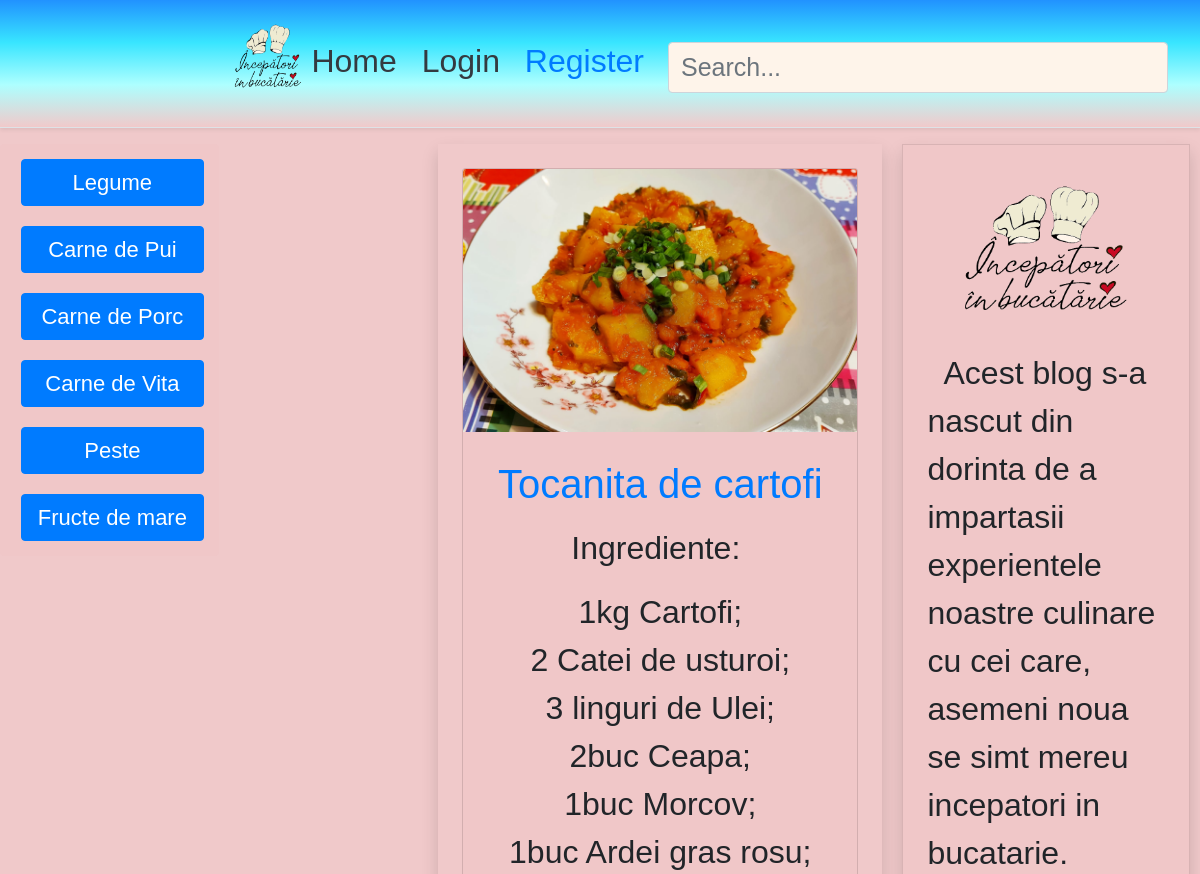
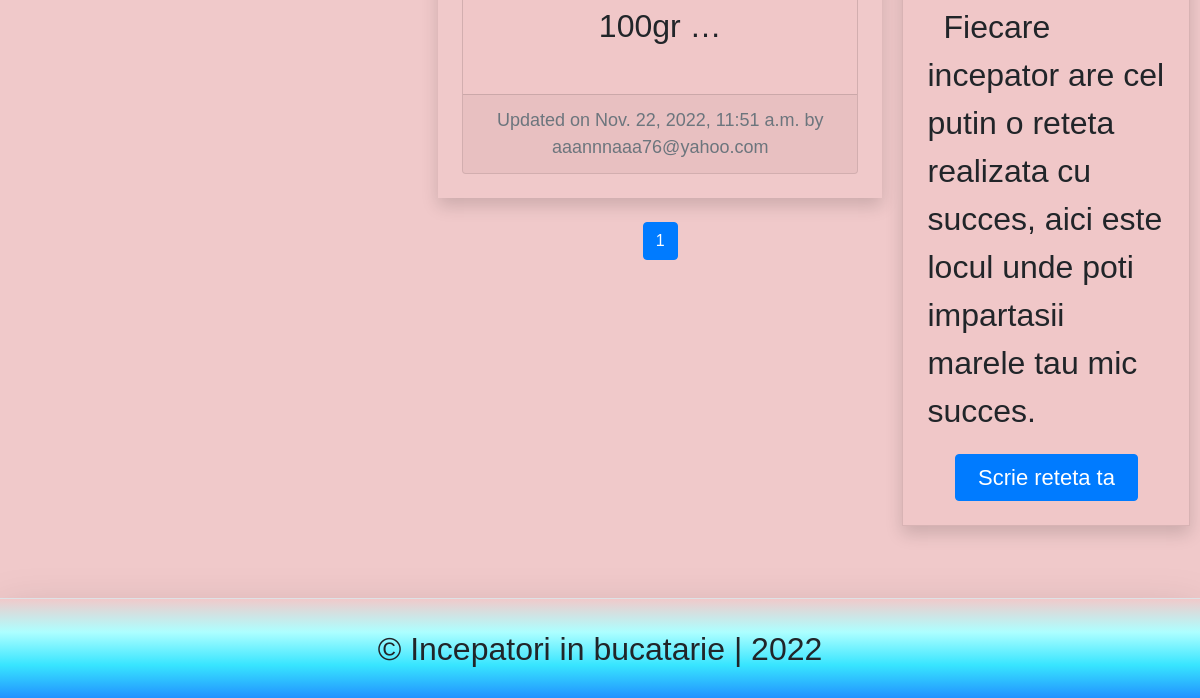
/, run on an earlier commit of the app's database (2 pictures, top to bottom).
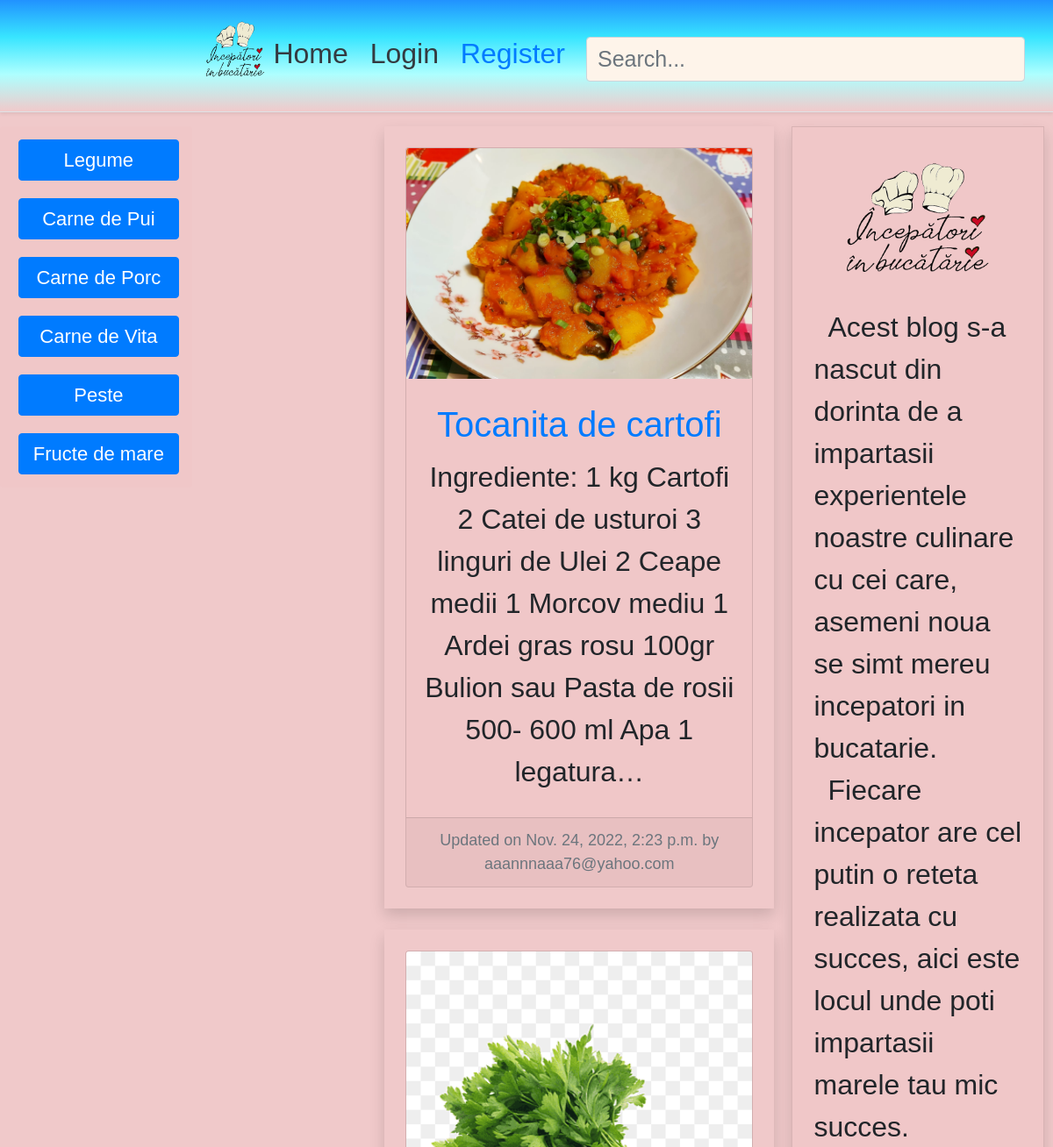
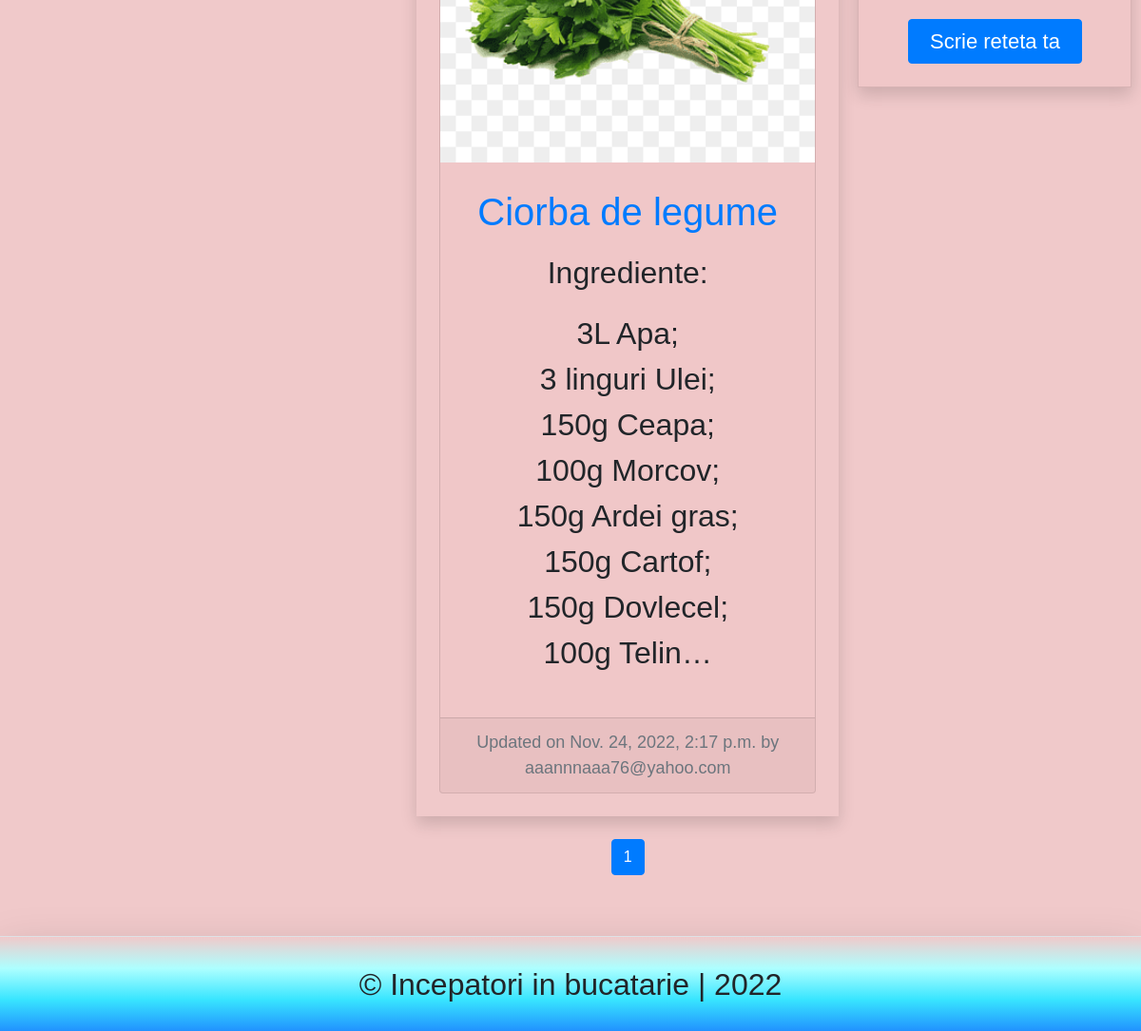
And on a later commit of the database (2 pictures, top to bottom).
### blog/models.py (models this page shows, shortened)
class BlogPost(models.Model):
	title 					= models.CharField(max_length=50, null=False, blank=False, unique=True)
	body 					= RichTextField(blank=True, null=True)
	image		 			= models.ImageField(upload_to=upload_location, null=False, blank=False)
	date_published 			= models.DateTimeField(auto_now_add=True, verbose_name="date published")
	date_updated 			= models.DateTimeField(auto_now=True, verbose_name="date updated")
	author 					= models.ForeignKey(settings.AUTH_USER_MODEL, on_delete=models.CASCADE)
	slug 					= models.SlugField(blank=True, unique=True)

### account/models.py (models this page shows, shortened)
class Account(AbstractBaseUser):
    email                   = models.EmailField(verbose_name="email", max_length=60, unique=True)
    username                = models.CharField(max_length=30, unique=True)
    date_joined             = models.DateTimeField(verbose_name='date joined', auto_now_add=True)
    last_login              = models.DateTimeField(verbose_name='last login', auto_now=True)
    is_admin                = models.BooleanField(default=False)
    is_active               = models.BooleanField(default=True)
    is_staff                = models.BooleanField(default=False)
    is_superuser            = models.BooleanField(default=False)
    USERNAME_FIELD = 'email'
    REQUIRED_FIELDS = ['username']
    objects = MyAccountManager()
    def __str__(self):
        return self.email

### personal/views.py (the view)
# urls.py: path('', home_screen_view, name="home"),
def home_screen_view(request):
    context = {}
    query = ""
    if request.GET:
        query = request.GET.get('q', '')
        context['query'] = str(query)
    blog_posts = sorted(get_blog_queryset(query), key=attrgetter('date_updated'), reverse=True)
    context['blog_posts'] = blog_posts
    page = request.GET.get('page', 1)
    blog_posts_paginator = Paginator(blog_posts, BLOG_POSTS_PER_PAGE)
    try:
        blog_posts = blog_posts_paginator.page(page)
    except PageNotAnInteger:
        blog_posts = blog_posts_paginator.page(BLOG_POSTS_PER_PAGE)
    except EmptyPage:
        blog_posts = blog_posts_paginator.page(blog_posts_paginator.num_page)
    context['blog_posts'] = blog_posts
    return render(request, "personal/home.html", context)

### blog/views.py (called while the page is built)
def get_blog_queryset(query=None):
	queryset = []
	queries = query.split(" ")
	for q in queries:
		posts = BlogPost.objects.filter(
			Q(title__icontains=q)|
			Q(body__icontains=q)
			).distinct()
		for post in posts:
			queryset.append(post)
	return list(set(queryset))

### personal/templates/personal/home.html (shortened to what this page needs)
{% extends 'base.html' %}
{% load static %}
{% block content %}
<section class="section">
	<div class="container2">
		<div class="card condimente-btn flex-column p-1">
			<div class="box">
				<div class="display-btn">
					<span>
					<button type="button" class="btn btn-primary" data-toggle="modal" data-target="#exampleModalCenter">
						Legume
					</button>
					<button type="button" class="btn btn-primary" data-toggle="modal" data-target="#exampleModalCenter">
						Carne de Pui
					</button>
					<button type="button" class="btn btn-primary mr-3" data-toggle="modal" data-target="#exampleModalCenter">
						Carne de Porc
					</button>
					<button type="button" class="btn btn-primary" data-toggle="modal" data-target="#exampleModalCenter">
						Carne de Vita
					</button>
					<button type="button" class="btn btn-primary" data-toggle="modal" data-target="#exampleModalCenter">
						Peste
					</button>
					<button type="button" class="btn btn-primary" data-toggle="modal" data-target="#exampleModalCenter">
						Fructe de mare
					</button>
					</span>
				</div>
			</div>
		</div>
	</div>
	<div class="container">
		<div class="row">
			<div class="left-column col-lg-7 ">
				{% if blog_posts %}
					{% for post in blog_posts %}
						<div class="blog-post-container shadow p-4 mb-4  ">
							{% include 'blog/snippets/blog_post_snippet.html' with blog_post=post %}
						</div>
					{% endfor %}
				{% else %}
					<div class="blog-post-container shadow p-4 mb-4 ">
						{% include 'blog/snippets/blog_post_snippet.html' with query=query %}
					</div>
				{% endif %}
				{% include 'blog/snippets/blog_post_pagination.html' with blog_post=blog_post %}
			</div>
				<div class="right-column col-lg-2 d-lg-flex d-none flex-column">
					<div class="card2 shadow p-4 mb-4 create-post-bar d-flex flex-column p-3">
						<img class="img-fluid d-block m-auto pb-2" src="{% static 'logo.png' %}" width="172" height="172">
						<p class="lead">&ensp;Acest blog s-a nascut din dorinta de a impartasii experientele noastre culinare cu cei care, asemeni noua se simt mereu incepatori in bucatarie. <br> &ensp;Fiecare incepator are cel putin o reteta realizata cu succes, aici este locul unde poti impartasii marele tau mic succes.</p>
						<p class="m-auto"><a class="btn btn-primary" href="{% url 'blog:create' %}">Scrie reteta ta</a></p>
					</div>
				</div>
		</div>
	</div>
</section>
{% endblock content %}

### templates/base.html (shortened to what this page needs)
<!DOCTYPE html>
<html lang="en">
<head>
    <link href="https://fonts.cdnfonts.com/css/self-deception" rel="stylesheet">
    <link href="https://fonts.cdnfonts.com/css/eufoniem" rel="stylesheet">
    <link href="https://fonts.cdnfonts.com/css/sporty-vista" rel="stylesheet">
    <link href="https://cdn.jsdelivr.net/npm/bootstrap@5.2.3/dist/css/bootstrap.min.css" rel="stylesheet">
    <link href="https://fonts.cdnfonts.com/css/sporty-vista" rel="stylesheet">
    {% include 'snippets/header.html' %}
</head>
<body>
    <div class="main">
        {% block content %}
        {% endblock content %}
    </div>
    {% include 'snippets/footer.html' %}
</body>
</html>

### templates/snippets/header.html (shortened to what this page needs)
   {% load static %}
    <link href="https://cdn.jsdelivr.net/npm/bootstrap@5.2.2/dist/css/bootstrap.min.css" rel="stylesheet">
    <link rel="stylesheet" href="https://cdn.jsdelivr.net/npm/bootstrap@4.3.1/dist/css/bootstrap.min.css">
<div class="d-flex flex-column flex-md-row align-items-center p-3 px-md-4 mb-3 bg-white border-bottom shadow-sm">
    <nav class="header my-2 my-md-0 mr-md-3">
        {% if request.user.is_authenticated %}
        <a class="p-2 text-dark" href="{% url 'home' %}">
        <img class="m-auto pb-2" src="{% static 'logo.png' %}" width="72" height="72">
        Home
        </a>
        <a class="p-2 text-dark" href="{% url 'account' %}">Account</a>
        <a class="p-2 text-dark" href="{% url 'logout' %}">Logout</a>
        {% else %}
        <a class="p-2 text-dark" href="{% url 'home' %}">
            <img class="m-auto pb-2" src="{% static 'logo.png' %}" width="70" height="95">
        Home
        </a>
        <a class="p-2 text-dark" href="{% url 'login' %}">Login</a>
        <a class="p-2 text-primary" href="{% url 'register' %}">Register</a>
        {% endif %}
    </nav>
    <div class="search-bar header mt-sm-2 mr-2">
        <form method="get">
            <input class="form-control"  type="text" name="q" id="id_q" placeholder="Search...">
        </form>
    </div>
  </div>

### blog/templates/blog/snippets/blog_post_snippet.html (shortened to what this page needs)
{% if blog_post %}
<div class="container">
	<div class="row">
		<div class="card m-auto">
			<a href="{% url 'blog:detail' post.slug %}">
				<img class="card-img-top" src="{{blog_post.image.url}}">
			</a>
			<div class="card-body mt-2 mb-2">
				<a href="{% url 'blog:detail' post.slug %}">
					<h2 class="card-title">{{blog_post.title}}</h2>
				</a>
				<p class="card-text">{{blog_post.body|safe|truncatechars:180}}</p>
			</div>
			<div class="card-footer text-muted">
			  Updated on {{blog_post.date_updated}} by {{blog_post.author}}
			</div>
		</div>
	</div>
</div>
{% endif %}

### blog/templates/blog/snippets/blog_post_pagination.html (shortened to what this page needs)
<div class="d-flex flex-column m-auto pagination mt-5">
    <nav aria-label="Page navigation">
    <ul class="pagination pg-grey justify-content-center">
        {% for i in blog_posts.paginator.page_range %}
            {% if blog_posts.number == i %}
                <li class="page-item active"><a class="page-link">{{ i }}</a></li>
            {% else %}
                <li class="page-item" ><a class="page-link" href="?{% if query %}q={{query}}&{% endif %}page={{ i }}">{{ i }}</a></li>
            {% endif %}
        {% endfor %}
    </ul>
    </nav>
    </div>

### templates/snippets/footer.html (shortened to what this page needs)
<br>
<div class="d-flex flex-row align-items-center footer  bg-white border-top shadow-lg">
	<p class="m-auto">&copy; Incepatori in bucatarie | 2022</p>
</div>

### templates/snippets/header.html (style rules this page uses)
.d-flex { background-image: linear-gradient(to bottom, #2192FF, #38E5ff, #9FFc, rgba(240,199, 200, 0.958)); }
.container { max-width: 960px; }
.search-bar { max-width: 500px; width: 100%; align-self:center; }
form { width: 100%; }
.form-control { background-color: #fef4ea; }
.p-2 { font-size: 2rem; text-align:center; }

### templates/snippets/base_css.html (style rules this page uses)
body { Background-color: rgba(240,199, 200, 0.958); font-family: 'Self Deception', sans-serif; font-size: xx-large; }
.row { --bs-gutter-x: -0.5rem; }
.card-title { font-size: 2.5rem !important; }
.card-body { text-align: center; }
.form-control { font-size: 25px !important; }
.btn { font-size: 22px !important; min-width: 15ch !important; max-height: 10vh !important; text-align: center !important; }
.pagination { background: transparent; }
a { text-decoration: none !important; }

### templates/base.html (style rules this page uses)
.main { min-height: 100vh; height: 100%; }

### personal/templates/personal/home.html (style rules this page uses)
@media (min-width: 768px) { .right-column { margin-left: 20px; } }
.blog-post-container { margin-bottom: 20px; width: 100%; }
.create-post-bar { background-color: #fff; margin-bottom:20px; }
.left-column { padding:0px; }
.right-column { padding:0px; }
.lead { font-size: xx-large; }
span .btn { margin: 10px 0 10px ; }
.section { display: flex; justify-content: center; align-items: center; min-height: border-box; min-width: auto; }
.box { display: flex; justify-content: center; align-items: center; padding: 0 20px; margin-right: 40px; }
.condimente-btn { margin-right: 50%; }
.container2 { max-width: 45%; align-self: baseline; }

### blog/templates/blog/snippets/blog_post_snippet.html (style rules this page uses)
.card { max-width: 700px; background: rgba(240, 199, 200); }
.card2 { background: rgba(240, 199, 200); width: 18rem; border: 1px solid rgba(0, 0, 0, .100); }
.condimente-btn { max-width: 700px; background: rgba(240, 199, 200); border-color: transparent; font-family: 'Eufoniem', sans-serif; }
.card-body { padding: 20px; width: 100%; font-family: 'Eufoniem', sans-serif; }

### templates/snippets/footer.html (style rules this page uses)
.footer { background-image: linear-gradient(to top, #2192FF, #38E5ff, #9FFc, rgba(240,199, 200, 0.958)) !important; min-height: 100px; }
.card-footer { font-size: large; text-align: center; }

What changed in the data, as far as the page shows it:
changed BlogPost "Tocanita de cartofi": body "Ingrediente: 1kg Cartofi; 2 Catei de usturoi; 3 linguri de Ulei; 2buc Ceapa; 1buc Morcov; 1buc Ardei gras rosu; 100gr …" → "Ingrediente: 1 kg Cartofi 2 Catei de usturoi 3 linguri de Ulei 2 Ceape medii 1 Morcov mediu 1 Ardei gras rosu 100gr Bulion sau Pasta de rosii 500- 600 ml Apa 1 legatura…"; date_updated "Nov. 22, 2022, 11:51 a.m." → "Nov. 24, 2022, 2:23 p.m."
added BlogPost: image (picture), title "Ciorba de legume", body "Ingrediente: 3L Apa; 3 linguri Ulei; 150g Ceapa; 100g Morcov; 150g Ardei gras; 150g Cartof; 150g Dovlecel; 100g Telin…", date_updated "Nov. 24, 2022, 2:17 p.m.", author "aaannnaaa76@yahoo.com"
